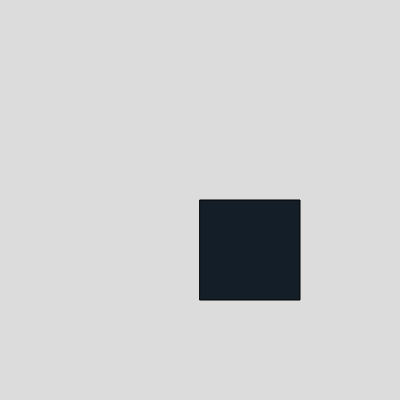
Frame 1 (no input)
Frame 60 (no input): identical to frame 1, image omitted
Frame 120 (the mouse pressed at the canvas centre since frame 60): identical to frame 1, image omitted

The p5.js sketch that drew this single still picture (run headless with seeded random() and noise() and a simulated clock; from frame 60 on, the mouse is pressed at the canvas centre):

// p5.js sketch
// ── sketch.js
function setup() {
  createCanvas(400, 400);
}

function draw() {
  background(220);




  fill (20, 30,  40);
  rect(200,200,100);
}
